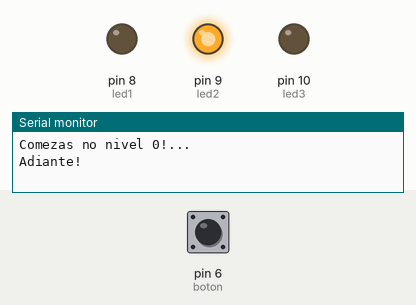
This sketch was run on a simulated Arduino Uno, built with avr-gcc and run on an emulated ATmega328P. Shown: output pins drawn as LEDs (lit = HIGH), the last lines printed to the serial monitor. The test bench sets the inputs (shaded band); at power-on: pin 6 (boton) LOW. Random numbers use the default seed unless the sketch sets one.

Above: at 2.2 s.
2.3 s: pin 6 (boton) pulled HIGH for 0.15 s
At 2.7 s:
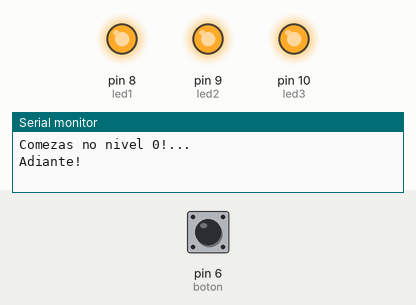
At 5.1 s:
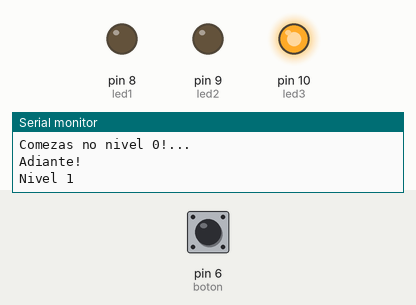
5.4 s: pin 6 (boton) pulled HIGH for 1 s
At 8.8 s:
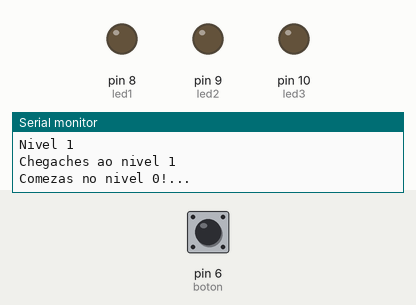
9.4 s: pin 6 (boton) pulled HIGH for 3.2 s
Timing chart, 0 to 23.1 s (numbered marks = the images above; inputs shaded):
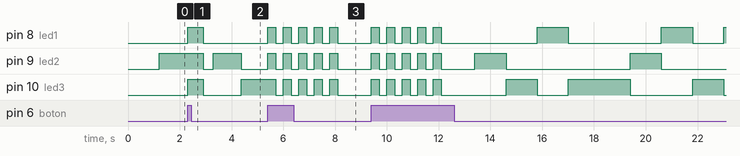

Measured:
- after the input at 2.3 s, pin 8 (led1): LOW → HIGH at once, → LOW 0.60 s later

The sketch:

reflexos.ino
```cpp
//definimos os pines onde van os leds e o boton
int led1=8;
int led2=9;
int led3=10;
int boton=6;

//definimos as variables que necesitaremos para ter conta do tempo
long tempoActual=0;
long tempoAceso=1200;

//definimos unha variable que almacenara o numero aleatorio que fai que
//se encenda un led determinado
long numeroChou;

//led2Aceso nos indicara se o led numero 2, ao que temos que reaccionar
// estara ou non aceso. Por iso e "boolean" que so admite "true" o "false"
boolean led2Aceso;

//estas duas variables nos serviran para ter conta das pulsacions do boton
int botonAntes=0;
int botonAgora;

//esta variable nos servira para ter conta do nivel ao que chegamos
int nivel=0;

void setup() {
  //iniciamos a comunicacion serie e informamos do comezo
  Serial.begin(9600);
  Serial.println("Comezas no nivel 0!...");
  delay(1000);
  Serial.println("Adiante!");
  //definimos os pines dos leds como saidas e o boton coma entrada
  pinMode(led1,OUTPUT);
  pinMode(led2,OUTPUT);
  pinMode(led3,OUTPUT);
  pinMode(boton,INPUT);
}

void loop(){
   //chamamos a funcion de encendido
   encendeLeds();
   //leremos o boton e comparamos
   compara();

}

//funcion de encendido de Leds
void encendeLeds() {
  //comproba se xa pasou o interbalo de tempo que definimos como tempoAceso
    if ((millis()-tempoActual)>tempoAceso){
      //Escollemos un numero ao chou que pode ser 1,2 ou 3
      numeroChou=random(1,4);
      //segundo o numero que saia, encendemos un led ou outro e definimos se led2Aceso
      //e "true" o "false"
      switch (numeroChou) {
        case 1:
            digitalWrite (led1,HIGH);
            digitalWrite (led2,LOW);
            digitalWrite (led3,LOW);
            led2Aceso=false;
            break;
        case 2:
            digitalWrite (led1,LOW);
            digitalWrite (led2,HIGH);
            digitalWrite (led3,LOW);
            led2Aceso=true;
            break;
        case 3:
            digitalWrite (led1,LOW);
            digitalWrite (led2,LOW);
            digitalWrite (led3,HIGH);
            led2Aceso=false;
            break;

        }
     //con esta liña "reseteamos" o tempoActual
     tempoActual=millis();
   }

}

//funcion que le o boton e comproba se acertamos
void compara() {
  //Leo o boton
  botonAgora=digitalRead(boton);
  //Comparo se o boton cambiou de estado
  //Se cambiou de estado e, ademais, vale 1
  if (botonAgora!=botonAntes && botonAgora==1){
      //Se o que estaba aceso non era o led 2 e chamo a funcion "perdiches()"
      if (led2Aceso==false) {
          perdiches();
      }
      //en caso contrario sera que o fixen ben e chamo a funcion "acertas()"
      else {
       acertas();
      }
     }
   //Se non cambiou de estado, transformo o estado actual en estado anterior
   else {
       botonAntes=botonAgora;
     }
  }

//Funcion en caso de perder
void perdiches(){
  //Encendo e apago os tres leds durante 0,3 seg, cinco veces
  for (int i=0;i<5;i++){
              digitalWrite (led1,HIGH);
              digitalWrite (led2,HIGH);
              digitalWrite (led3,HIGH);
              delay(300);
              digitalWrite (led1,LOW);
              digitalWrite (led2,LOW);
              digitalWrite (led3,LOW);
              delay(300);
          }
          //imprimo o nivel a que cheguei e que volto comezar
          Serial.print("Chegaches ao nivel ");
          Serial.println(nivel);
          Serial.println("Comezas no nivel 0!...");
          delay(1000);
          Serial.println("Adiante!");
          //reinicio o nivel no que comezo
          nivel=0;
          //reinicio a variable de tempo de transicion do led
          tempoAceso=1200;
  }

//Funcion en caso de acertar
void acertas() {
  //Gardo o estado en que estou coma estado anterior
  botonAntes=digitalRead(boton);
  //subo un nivel
  nivel++;
  //Encendo os tres leds durante 0,6 seg e os apago durante 0,4
  digitalWrite (led1,HIGH);
  digitalWrite (led2,HIGH);
  digitalWrite (led3,HIGH);
  delay(600);
  digitalWrite (led1,LOW);
  digitalWrite (led2,LOW);
  digitalWrite (led3,LOW);
  delay(400);
  //imprimo a que nivel subin
  Serial.print("Nivel ");
  Serial.println(nivel);
  //fago que o tempo de transicion sexa o 90% do anterior
  tempoAceso=tempoAceso*0.9;
  }
```
